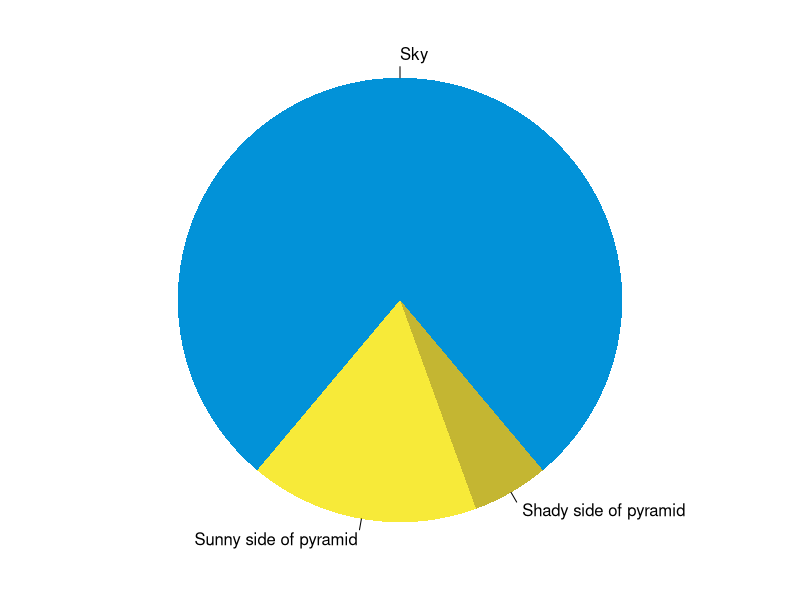
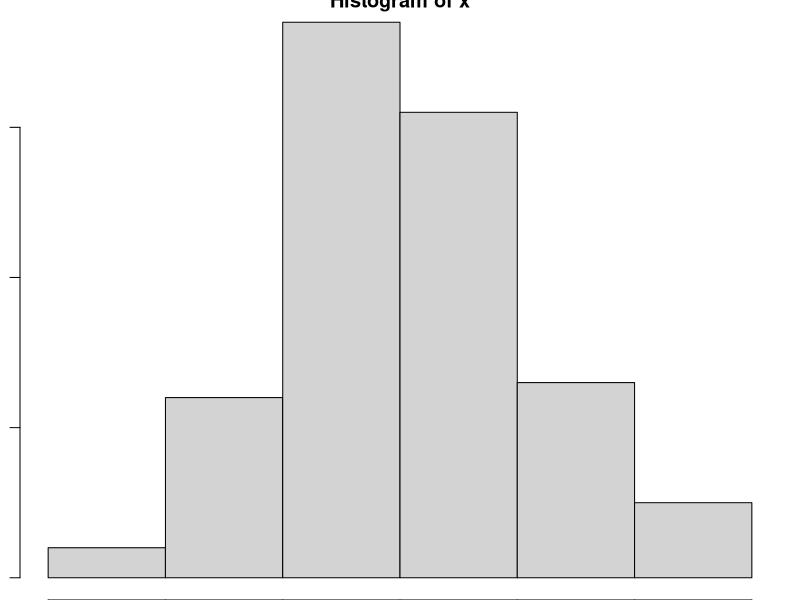
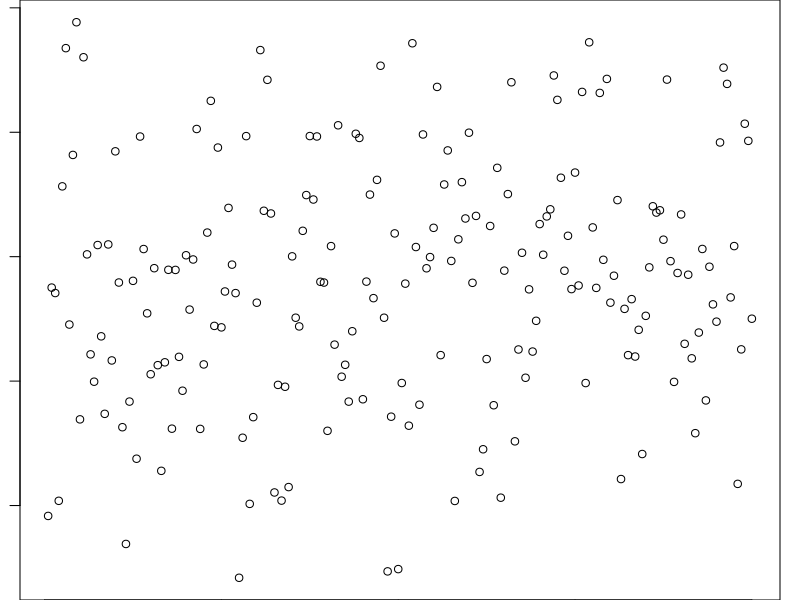

Here is the R script that generated these plots, in order:
## ---- chunk 1
knitr::opts_chunk$set(collapse = TRUE)
## ---- chunk 2
summary(cars)
fit <- lm(dist ~ speed, data = cars)
fit
## ---- chunk 3
par(mar = c(0, 1, 0, 1))
pie(
  c(280, 60, 20),
  c('Sky', 'Sunny side of pyramid', 'Shady side of pyramid'),
  col = c('#0292D8', '#F7EA39', '#C4B632'),
  init.angle = -50, border = NA
)
## ---- chunk 4
# This is R code
x <- rnorm(100)
hist(x)
y <- rnorm(200)
plot(y)
